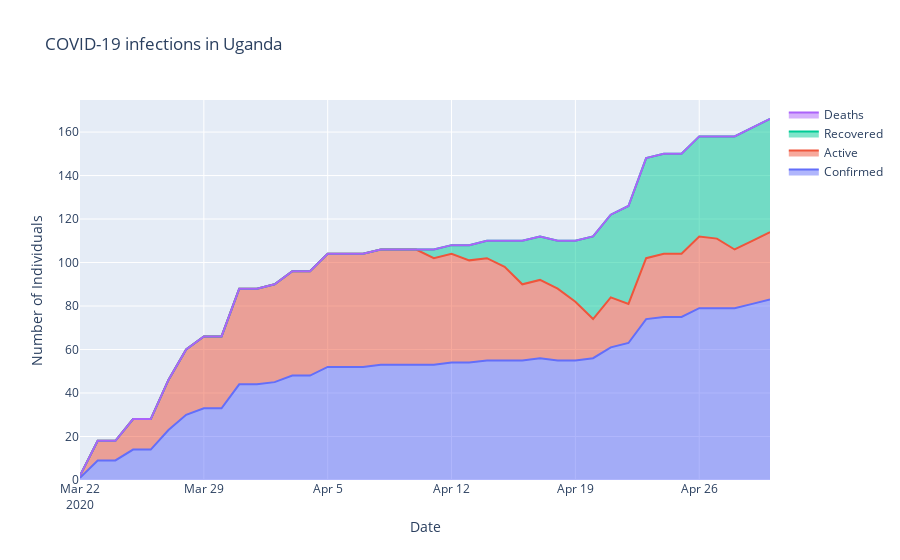

Write notebook code for a chart like this one.
### Markdown cell above
## Visualisations

### Code cell
fig = go.Figure()
fig.add_trace(go.Scatter(
    x=df_uganda.groupby('date')['date'].first(),
    y=df_uganda.groupby('date')['Confirmed'].sum(),
    name="Confirmed",stackgroup='one',
    mode='lines',hovertemplate='%{y:,g}'))


fig.add_trace(go.Scatter(
    x=df_uganda.groupby('date')['date'].first(),
    y=df_uganda.groupby('date')['Active'].sum(),
    name="Active",stackgroup='one',
    mode='lines',hovertemplate='%{y:,g}'))

fig.add_trace(go.Scatter(
    x=df_uganda.groupby('date')['date'].first(),
    y=df_uganda.groupby('date')['Recovered'].sum(),
    name="Recovered",stackgroup='one',
    mode='lines',hovertemplate='%{y:,g}'))

fig.add_trace(go.Scatter(
    x=df_uganda.groupby('date')['date'].first(),
    y=df_uganda.groupby('date')['Deaths'].sum(),
    name="Deaths",stackgroup='one',
    mode='lines',hovertemplate='%{y:,g}'))

fig.update_layout(title="COVID-19 infections in Uganda",
                  xaxis_title="Date",
                  yaxis_title="Number of Individuals")

fig.show()
